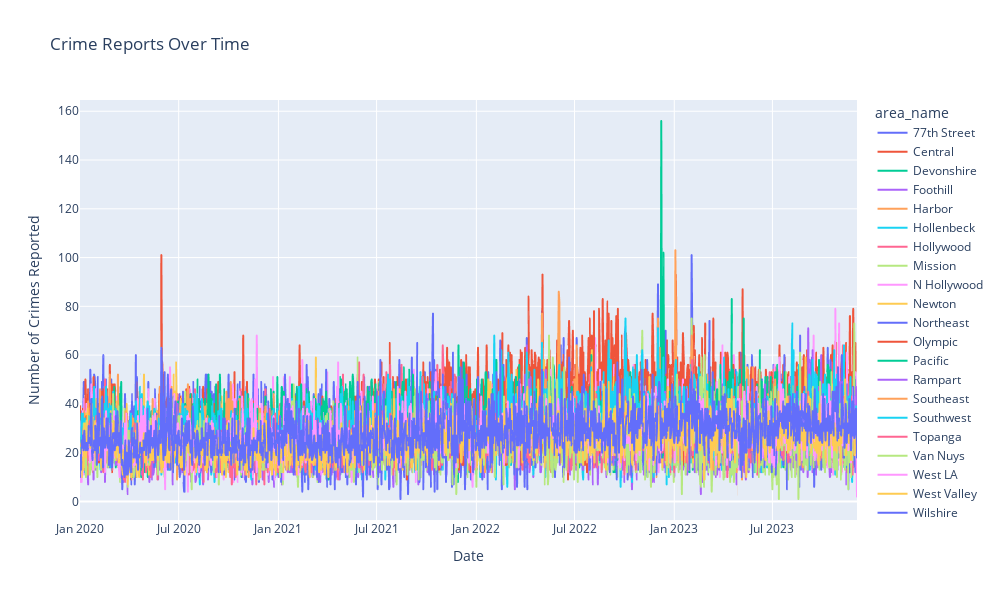

Notebook source saved alongside this figure:
### Code cell
time_series_area = df.groupby([df['date_reported'].dt.date, 'area_name']).size().reset_index(name='counts')


fig = px.line(time_series_area, x='date_reported', y='counts', color='area_name', title='Crime Reports Over Time')
fig.update_xaxes(title_text='Date')
fig.update_yaxes(title_text='Number of Crimes Reported')
fig.update_layout(height=600, width=1000)
fig.show()

### Figure 1 — Plotly figure (JSON) as saved in the notebook; plotly's stock layout.template omitted (floating-point values rounded to 4 significant figures; data arrays with more than 128 entries replaced by an {"elided": "..."} marker saying what was removed)
{"data": [{"hovertemplate": "area_name=77th Street<br>date_reported=%{x}<br>counts=%{y}<extra></extra>", "legendgroup": "77th Street", "line": {"color": "#636efa", "dash": "solid"}, "marker": {"symbol": "circle"}, "mode": "lines", "name": "77th Street", "showlegend": true, "type": "scattergl", "x": {"elided": "1434 str values"}, "xaxis": "x", "y": {"elided": "1434 int values"}, "yaxis": "y"}, {"hovertemplate": "area_name=Central<br>date_reported=%{x}<br>counts=%{y}<extra></extra>", "legendgroup": "Central", "line": {"color": "#EF553B", "dash": "solid"}, "marker": {"symbol": "circle"}, "mode": "lines", "name": "Central", "showlegend": true, "type": "scattergl", "x": {"elided": "1434 str values"}, "xaxis": "x", "y": {"elided": "1434 int values"}, "yaxis": "y"}, {"hovertemplate": "area_name=Devonshire<br>date_reported=%{x}<br>counts=%{y}<extra></extra>", "legendgroup": "Devonshire", "line": {"color": "#00cc96", "dash": "solid"}, "marker": {"symbol": "circle"}, "mode": "lines", "name": "Devonshire", "showlegend": true, "type": "scattergl", "x": {"elided": "1434 str values"}, "xaxis": "x", "y": {"elided": "1434 int values"}, "yaxis": "y"}, {"hovertemplate": "area_name=Foothill<br>date_reported=%{x}<br>counts=%{y}<extra></extra>", "legendgroup": "Foothill", "line": {"color": "#ab63fa", "dash": "solid"}, "marker": {"symbol": "circle"}, "mode": "lines", "name": "Foothill", "showlegend": true, "type": "scattergl", "x": {"elided": "1434 str values"}, "xaxis": "x", "y": {"elided": "1434 int values"}, "yaxis": "y"}, {"hovertemplate": "area_name=Harbor<br>date_reported=%{x}<br>counts=%{y}<extra></extra>", "legendgroup": "Harbor", "line": {"color": "#FFA15A", "dash": "solid"}, "marker": {"symbol": "circle"}, "mode": "lines", "name": "Harbor", "showlegend": true, "type": "scattergl", "x": {"elided": "1434 str values"}, "xaxis": "x", "y": {"elided": "1434 int values"}, "yaxis": "y"}, {"hovertemplate": "area_name=Hollenbeck<br>date_reported=%{x}<br>counts=%{y}<extra></extra>", "legendgroup": "Hollenbeck", "line": {"color": "#19d3f3", "dash": "solid"}, "marker": {"symbol": "circle"}, "mode": "lines", "name": "Hollenbeck", "showlegend": true, "type": "scattergl", "x": {"elided": "1434 str values"}, "xaxis": "x", "y": {"elided": "1434 int values"}, "yaxis": "y"}, {"hovertemplate": "area_name=Hollywood<br>date_reported=%{x}<br>counts=%{y}<extra></extra>", "legendgroup": "Hollywood", "line": {"color": "#FF6692", "dash": "solid"}, "marker": {"symbol": "circle"}, "mode": "lines", "name": "Hollywood", "showlegend": true, "type": "scattergl", "x": {"elided": "1434 str values"}, "xaxis": "x", "y": {"elided": "1434 int values"}, "yaxis": "y"}, {"hovertemplate": "area_name=Mission<br>date_reported=%{x}<br>counts=%{y}<extra></extra>", "legendgroup": "Mission", "line": {"color": "#B6E880", "dash": "solid"}, "marker": {"symbol": "circle"}, "mode": "lines", "name": "Mission", "showlegend": true, "type": "scattergl", "x": {"elided": "1434 str values"}, "xaxis": "x", "y": {"elided": "1434 int values"}, "yaxis": "y"}, {"hovertemplate": "area_name=N Hollywood<br>date_reported=%{x}<br>counts=%{y}<extra></extra>", "legendgroup": "N Hollywood", "line": {"color": "#FF97FF", "dash": "solid"}, "marker": {"symbol": "circle"}, "mode": "lines", "name": "N Hollywood", "showlegend": true, "type": "scattergl", "x": {"elided": "1434 str values"}, "xaxis": "x", "y": {"elided": "1434 int values"}, "yaxis": "y"}, {"hovertemplate": "area_name=Newton<br>date_reported=%{x}<br>counts=%{y}<extra></extra>", "legendgroup": "Newton", "line": {"color": "#FECB52", "dash": "solid"}, "marker": {"symbol": "circle"}, "mode": "lines", "name": "Newton", "showlegend": true, "type": "scattergl", "x": {"elided": "1434 str values"}, "xaxis": "x", "y": {"elided": "1434 int values"}, "yaxis": "y"}, {"hovertemplate": "area_name=Northeast<br>date_reported=%{x}<br>counts=%{y}<extra></extra>", "legendgroup": "Northeast", "line": {"color": "#636efa", "dash": "solid"}, "marker": {"symbol": "circle"}, "mode": "lines", "name": "Northeast", "showlegend": true, "type": "scattergl", "x": {"elided": "1434 str values"}, "xaxis": "x", "y": {"elided": "1434 int values"}, "yaxis": "y"}, {"hovertemplate": "area_name=Olympic<br>date_reported=%{x}<br>counts=%{y}<extra></extra>", "legendgroup": "Olympic", "line": {"color": "#EF553B", "dash": "solid"}, "marker": {"symbol": "circle"}, "mode": "lines", "name": "Olympic", "showlegend": true, "type": "scattergl", "x": {"elided": "1434 str values"}, "xaxis": "x", "y": {"elided": "1434 int values"}, "yaxis": "y"}, {"hovertemplate": "area_name=Pacific<br>date_reported=%{x}<br>counts=%{y}<extra></extra>", "legendgroup": "Pacific", "line": {"color": "#00cc96", "dash": "solid"}, "marker": {"symbol": "circle"}, "mode": "lines", "name": "Pacific", "showlegend": true, "type": "scattergl", "x": {"elided": "1434 str values"}, "xaxis": "x", "y": {"elided": "1434 int values"}, "yaxis": "y"}, {"hovertemplate": "area_name=Rampart<br>date_reported=%{x}<br>counts=%{y}<extra></extra>", "legendgroup": "Rampart", "line": {"color": "#ab63fa", "dash": "solid"}, "marker": {"symbol": "circle"}, "mode": "lines", "name": "Rampart", "showlegend": true, "type": "scattergl", "x": {"elided": "1434 str values"}, "xaxis": "x", "y": {"elided": "1434 int values"}, "yaxis": "y"}, {"hovertemplate": "area_name=Southeast<br>date_reported=%{x}<br>counts=%{y}<extra></extra>", "legendgroup": "Southeast", "line": {"color": "#FFA15A", "dash": "solid"}, "marker": {"symbol": "circle"}, "mode": "lines", "name": "Southeast", "showlegend": true, "type": "scattergl", "x": {"elided": "1434 str values"}, "xaxis": "x", "y": {"elided": "1434 int values"}, "yaxis": "y"}, {"hovertemplate": "area_name=Southwest<br>date_reported=%{x}<br>counts=%{y}<extra></extra>", "legendgroup": "Southwest", "line": {"color": "#19d3f3", "dash": "solid"}, "marker": {"symbol": "circle"}, "mode": "lines", "name": "Southwest", "showlegend": true, "type": "scattergl", "x": {"elided": "1434 str values"}, "xaxis": "x", "y": {"elided": "1434 int values"}, "yaxis": "y"}, {"hovertemplate": "area_name=Topanga<br>date_reported=%{x}<br>counts=%{y}<extra></extra>", "legendgroup": "Topanga", "line": {"color": "#FF6692", "dash": "solid"}, "marker": {"symbol": "circle"}, "mode": "lines", "name": "Topanga", "showlegend": true, "type": "scattergl", "x": {"elided": "1434 str values"}, "xaxis": "x", "y": {"elided": "1434 int values"}, "yaxis": "y"}, {"hovertemplate": "area_name=Van Nuys<br>date_reported=%{x}<br>counts=%{y}<extra></extra>", "legendgroup": "Van Nuys", "line": {"color": "#B6E880", "dash": "solid"}, "marker": {"symbol": "circle"}, "mode": "lines", "name": "Van Nuys", "showlegend": true, "type": "scattergl", "x": {"elided": "1434 str values"}, "xaxis": "x", "y": {"elided": "1434 int values"}, "yaxis": "y"}, {"hovertemplate": "area_name=West LA<br>date_reported=%{x}<br>counts=%{y}<extra></extra>", "legendgroup": "West LA", "line": {"color": "#FF97FF", "dash": "solid"}, "marker": {"symbol": "circle"}, "mode": "lines", "name": "West LA", "showlegend": true, "type": "scattergl", "x": {"elided": "1434 str values"}, "xaxis": "x", "y": {"elided": "1434 int values"}, "yaxis": "y"}, {"hovertemplate": "area_name=West Valley<br>date_reported=%{x}<br>counts=%{y}<extra></extra>", "legendgroup": "West Valley", "line": {"color": "#FECB52", "dash": "solid"}, "marker": {"symbol": "circle"}, "mode": "lines", "name": "West Valley", "showlegend": true, "type": "scattergl", "x": {"elided": "1434 str values"}, "xaxis": "x", "y": {"elided": "1434 int values"}, "yaxis": "y"}, {"hovertemplate": "area_name=Wilshire<br>date_reported=%{x}<br>counts=%{y}<extra></extra>", "legendgroup": "Wilshire", "line": {"color": "#636efa", "dash": "solid"}, "marker": {"symbol": "circle"}, "mode": "lines", "name": "Wilshire", "showlegend": true, "type": "scattergl", "x": {"elided": "1434 str values"}, "xaxis": "x", "y": {"elided": "1434 int values"}, "yaxis": "y"}], "layout": {"height": 600, "legend": {"title": {"text": "area_name"}, "tracegroupgap": 0}, "title": {"text": "Crime Reports Over Time"}, "width": 1000, "xaxis": {"anchor": "y", "domain": [0, 1], "title": {"text": "Date"}}, "yaxis": {"anchor": "x", "domain": [0, 1], "title": {"text": "Number of Crimes Reported"}}}}
